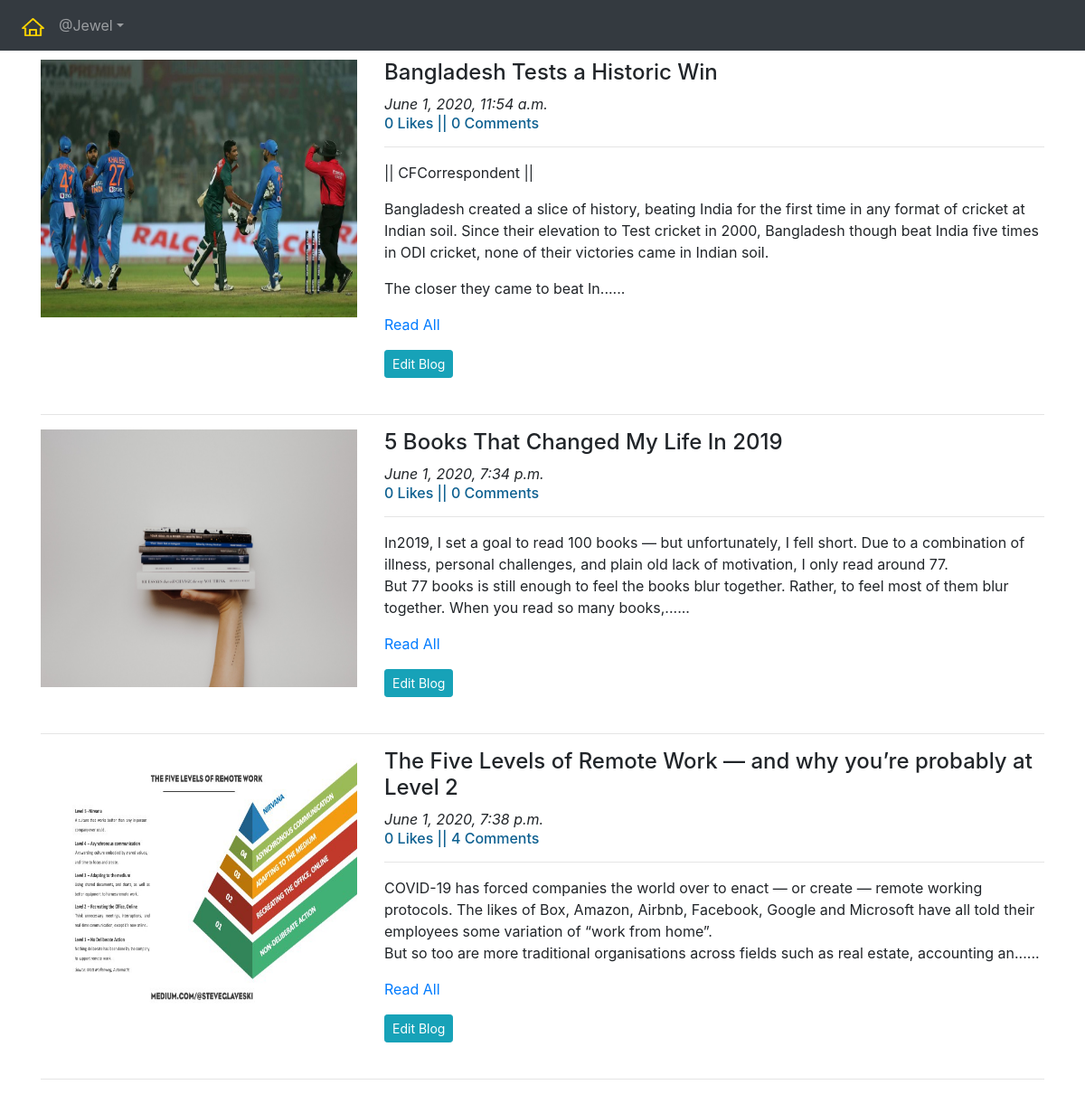
/blogs/my_blog/ (signed in), run on the app's committed database.
### app_blog/models.py (models this page shows, shortened)
class Blog(models.Model):
    author = models.ForeignKey(User, on_delete=models.CASCADE, related_name='post_author')
    blog_title = models.CharField(max_length=264, verbose_name="Add a Title")
    slug = models.SlugField(max_length=264, unique=True)
    blog_content = models.TextField(verbose_name="what is on your mind?")
    blog_image = models.ImageField(upload_to='blog_images', verbose_name="Blog Image")
    publish_date = models.DateTimeField(auto_now_add=True)
    update_date = models.DateTimeField(auto_now=True)
    """
    class Meta:
        ordering = ['-publish_date'] #another way of oredring by objects instead of queryset
    """

### app_blog/views.py (the view)
# urls.py: path('my_blog/', views.myBlog.as_view(), name='my_blog'),
class myBlog(LoginRequiredMixin, TemplateView):
    template_name = 'app_blog/my_blog.html'

### app_blog/templatetags/custom_filters.py (called while the page is built)
def range_filter(value):
    return value[0:320]+"......"

### templates/app_blog/my_blog.html (shortened to what this page needs)
{% extends 'base.html' %}
{% load custom_filters %}
{% block bodyblock %}
    {% for blog in user.post_author.all %}
    <div class="row">
            <div class="col-sm-4">
                <img src="/media/{{blog.blog_image}}" alt="{{blog.blog_title}}" title="{{blog.blog_title}}" width="100%" height="285px">
            </div>
            <div class="col-sm-8">
                <h4>{{blog.blog_title}}</h4>
                <i>{{blog.publish_date}}</i>
                <h6 style="color:#0f6191">{{blog.liked_blog.count}} Likes || {{blog.blog_comments.count}} Comments</h6>
                <hr>
                <p>  {{blog.blog_content|range_filter|linebreaks}}<a href="{% url 'app_blog:blog_details' slug=blog.slug %}">Read All</a></p>
                <a href="{% url 'app_blog:update_blog' pk=blog.pk%}" class="btn btn-info btn-sm">Edit Blog</a>
            </div>
        </div>
        <br><hr>
    {% endfor %}
{% endblock bodyblock %}

### templates/base.html (shortened to what this page needs)
<!DOCTYPE html>
<html lang="en">
<head>
  <link rel="stylesheet" href="https://maxcdn.bootstrapcdn.com/bootstrap/4.4.1/css/bootstrap.min.css">
  <link href="https://maxcdn.bootstrapcdn.com/font-awesome/4.7.0/css/font-awesome.min.css" rel="stylesheet">
</head>
<body>
    <nav class="navbar navbar-expand-sm bg-dark navbar-dark" text-align="center">
        <ul class="navbar-nav">
            <li class= "nav-item">
                <a class="nav-link" href="{% url 'index'%}"><img src="/media/logo.png" width="25px" height="20px"></a>
            </li>
            {% if user.is_authenticated %}
            <div class="nav-item dropdown">
            <a href="#" class="nav-link dropdown-toggle" id="navdrop" data-toggle="dropdown">@{{user.username}}</a>
            </div>
            {% endif %}
        </ul>
    </nav>
    <div class="container" style="padding-top:10px">
        {% block bodyblock %}
        {% endblock bodyblock %}
    </div>
</body>
</html>

### data on the page
Blog: blog_image (picture), blog_title "Bangladesh Tests a Historic Win", publish_date "June 1, 2020, 11:54 a.m.", liked_blog.count "0", blog_comments.count "0", blog_content|range_filter "|| CFCorrespondent || Bangladesh created a slice of history, beating India for the first time in any format of cricket at Indian soil. Since their elevation to Test cricket in 2000, Bangladesh though beat India five times in ODI cricket, none of their victories came in Indian soil. The closer they came to beat In......"
Blog: blog_image (picture), blog_title "5 Books That Changed My Life In 2019", publish_date "June 1, 2020, 7:34 p.m.", liked_blog.count "0", blog_comments.count "0", blog_content|range_filter "In2019, I set a goal to read 100 books — but unfortunately, I fell short. Due to a combination of illness, personal challenges, and plain old lack of motivation, I only read around 77. But 77 books is still enough to feel the books blur together. Rather, to feel most of them blur together. When you read so many books,......"
Blog: blog_image (picture), blog_title "The Five Levels of Remote Work — and why you’re probably at Level 2", publish_date "June 1, 2020, 7:38 p.m.", liked_blog.count "0", blog_comments.count "4", blog_content|range_filter "COVID-19 has forced companies the world over to enact — or create — remote working protocols. The likes of Box, Amazon, Airbnb, Facebook, Google and Microsoft have all told their employees some variation of “work from home”. But so too are more traditional organisations across fields such as real estate, accounting an......"

### other printed values
{{ user.username }} "Jewel"
